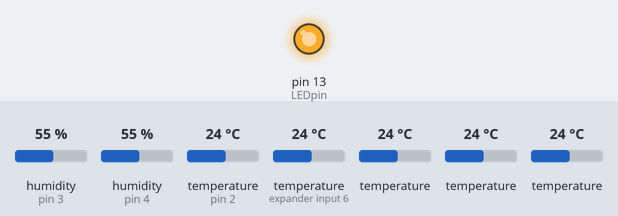
The sketch below on a simulated Arduino Uno, built with avr-gcc and run on an emulated ATmega328P. Shown: output pins drawn as LEDs (lit = HIGH). The test bench sets the inputs (shaded band); at power-on: humidity (sensors on pin 3, pin 4) 55 %, temperature (sensors on pin 2, expander input 6) 24 °C, temperature 24 °C. What the sketch prints to the serial monitor is not drawn.

Above: at 0.1 s.
At 5.1 s:
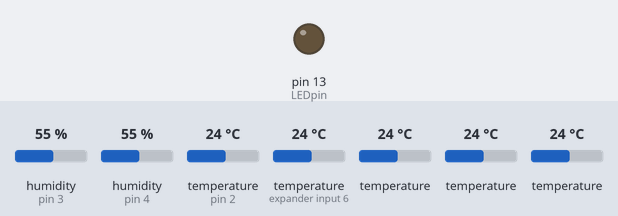
Timing chart, 0 to 6.6 s (numbered marks = the images above):
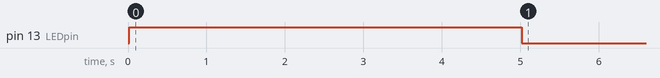

The sketch:

DS18B20_and_DHT.ino
```cpp
// Libraries for DS18B20
#include <OneWire.h>
#include <DallasTemperature.h>
// Libraries for DHT11/22
#include <Adafruit_Sensor.h>
#include <DHT.h>
#include <DHT_U.h>

// Initialize the commands for SLEEP to save energy
//ISR(WDT_vect) { Sleepy::watchdogEvent(); }

// Sensor type for the humidity sensor
#define DHTTYPE DHT11   // DHT 11
// Data wire bus for DS18B20 in digital pin 2
#define ONE_WIRE_BUS 2
// Humidity sensor DHT INSIDE (pin 3) and OUTSIDE (pin 4) the beehive
#define DHT_IN_PIN 3
#define DHT_OUT_PIN 4
#define LEDpin 13

// Setup a oneWire instance to communicate with any OneWire device
OneWire oneWire(ONE_WIRE_BUS);
// Pass oneWire reference to DallasTemperature library for DS18B20
DallasTemperature sensors(&oneWire);


// Number of temperature/humidity sensors PREDEFINED
const int numDS18B20 = 5;
const int numDHT = 2;

// BRUTTO float numbers require 2byte, we could save the measurements instantly as integer types (int=measurement*100)
float tempC[numDS18B20]; //12 significant bits

// BRUTTO Addresses of DS18B20 sensors retrived with the Sensor_Identifier_DS18B20.ino program. This procedure can be AUTOMATIZED for a large scale production
DeviceAddress address_T1 = {0x28, 0x96, 0x25, 0x46, 0x5F, 0x20, 0x01, 0x65}; // T1=CLUSTER of bees
DeviceAddress address_T2 = {0x28, 0x3E, 0xA8, 0x93, 0x63, 0x20, 0x01, 0x5A}; // T2=LEFT or EST STOCKS
DeviceAddress address_T3 = {0x28, 0xE2, 0x8A, 0x7A, 0x62, 0x20, 0x01, 0xE9}; // T3=RIGHT or OVEST STOCKS
DeviceAddress address_T4 = {0x28, 0x65, 0x7B, 0x5C, 0x5F, 0x20, 0x01, 0x5A}; // T4=CLUSTER of bees (safety)
DeviceAddress address_T5 = {0x28, 0x49, 0x7C, 0x51, 0x5F, 0x20, 0x01, 0x5D}; // T5=OUTSIDE

//float temperature[numDHT]; // Temperature measured from the DHT, not needed since we used sensors T1 T2 T3 T4 T5
float humidity[numDHT];

// Initialize the DHT sensors INSIDE and OUTSIDE the beehive
DHT_Unified dht_in(DHT_IN_PIN, DHTTYPE);
DHT_Unified dht_out(DHT_OUT_PIN, DHTTYPE);


void setup(void)
{
  // Start up the library for DS18B20 and for DHT
  sensors.begin();
  dht_in.begin();
  dht_out.begin();
  Serial.begin(9600);

  // Check visually for the power light (spia di accensione)
  pinMode(LEDpin, OUTPUT);
  digitalWrite(LEDpin,HIGH);
  delay(5000);
  digitalWrite(LEDpin, LOW);

  // BRUTTO We saves datas on a MicroSD so we could send them via LoRa only once a day
  // However if the battery ended or for every inconvenient crash we should send all the datas that probably wasn't able to send

}

void loop(void)
{
  // Send command to all DS18B20 for temperature conversion
  sensors.requestTemperatures();

  // Get temperature from a specified sensor (position of sensors is physically written on the sensor), in order to keep track for the physical position of sensors
  tempC[0] = sensors.getTempC(address_T1);
  //delay(200);
  tempC[1] = sensors.getTempC(address_T2);
  //delay(200);
  tempC[2]= sensors.getTempC(address_T3);
  //delay(200);
  tempC[3] = sensors.getTempC(address_T4);
  //delay(200);
  tempC[4] = sensors.getTempC(address_T5);
  //delay(200);

  // Display the temperature values in order to test/debug
  for (int i = 0;  i < numDS18B20;  i++)
  {
    // BRUTTO Serial.print always try to print even though Arduino is not connected to a Serial Monitor?????????????????
    Serial.print("Sensor T");
    Serial.print(i+1);
    Serial.print(" : ");
    Serial.print(tempC[i]);
    Serial.print("C ");
  }

  Serial.println("");

  // BRUTTO Not optimized from a memory point of view, since sensors_event_t is a ~40byte data and we only need a 2byte float
  sensors_event_t event;

  // Get humidity and print its value
  dht_in.humidity().getEvent(&event);
  if (isnan(event.relative_humidity)) {
    // BRUTTO Serial.print(F()) using F() we are moving constant strings to the program memory instead of the ram
    Serial.println(F("Error reading humidity IN!"));
    // BRUTTO TRY FOR SOME TIME AND IF IT DOESN'T RESPOND THAN ALWAYS RETURN AN ERROR VALUE AND CALL IT NO MORE
  }
  // Display the humidity values in order to test/debug
  else {
    humidity[0]=event.relative_humidity;
    Serial.print(F("Humidity in: "));
    Serial.print(humidity[0]);
    Serial.println(F("%"));
  }

   // Get humidity and print its value
  dht_out.humidity().getEvent(&event);
  if (isnan(event.relative_humidity)) {
    // BRUTTO Serial.print(F()) using F() we are moving constant strings to the program memory instead of the ram
    Serial.println(F("Error reading humidity OUT!"));
    // BRUTTO TRY FOR SOME TIME AND IF IT DOESN'T RESPOND THAN ALWAYS RETURN AN ERROR VALUE AND CALL IT NO MORE
  }
  // Display the humidity values in order to test/debug
  else {
    humidity[1]=event.relative_humidity;
    Serial.print(F("Humidity out: "));
    Serial.print(humidity[1]);
    Serial.println(F("%"));
  }

}
```
